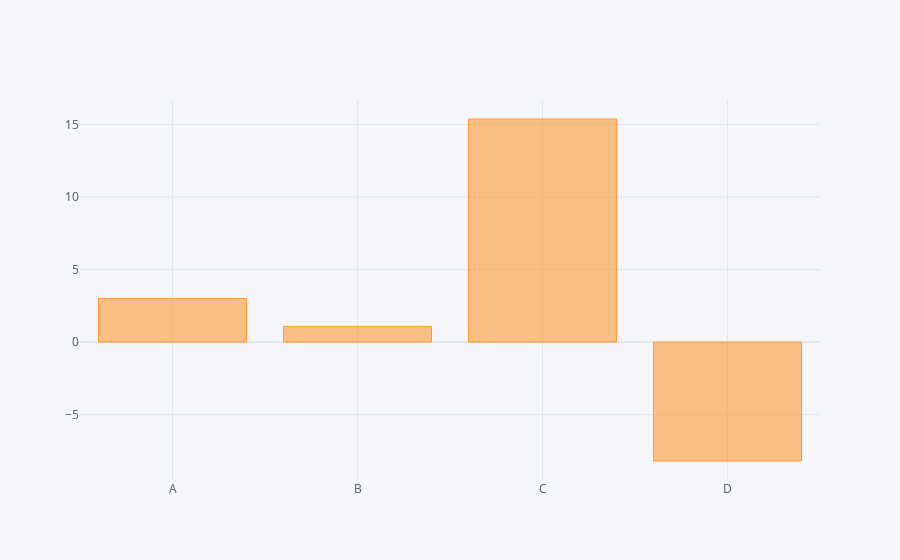

Notebook code cell kept with this figure:
### Code cell
df.sum().iplot(kind='bar')

### Figure 1 — Plotly figure (JSON) as saved in the notebook; plotly's stock layout.template omitted (floating-point values rounded to 4 significant figures)
{"data": [{"marker": {"color": "rgba(255, 153, 51, 0.6)", "line": {"color": "rgba(255, 153, 51, 1.0)", "width": 1}}, "name": "None", "orientation": "v", "text": "", "type": "bar", "x": ["A", "B", "C", "D"], "y": [3.009, 1.082, 15.37, -8.194]}], "layout": {"legend": {"bgcolor": "#F5F6F9", "font": {"color": "#4D5663"}}, "paper_bgcolor": "#F5F6F9", "plot_bgcolor": "#F5F6F9", "title": {"font": {"color": "#4D5663"}}, "xaxis": {"gridcolor": "#E1E5ED", "showgrid": true, "tickfont": {"color": "#4D5663"}, "title": {"font": {"color": "#4D5663"}, "text": ""}, "zerolinecolor": "#E1E5ED"}, "yaxis": {"gridcolor": "#E1E5ED", "showgrid": true, "tickfont": {"color": "#4D5663"}, "title": {"font": {"color": "#4D5663"}, "text": ""}, "zerolinecolor": "#E1E5ED"}}}
